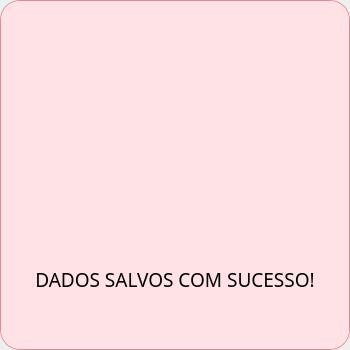
<?xml version="1.0" encoding="UTF-8"?>
<ui version="4.0">
 <class>Dialog</class>
 <widget class="QDialog" name="Dialog">
  <property name="geometry">
   <rect>
    <x>0</x>
    <y>0</y>
    <width>350</width>
    <height>350</height>
   </rect>
  </property>
  <property name="minimumSize">
   <size>
    <width>350</width>
    <height>350</height>
   </size>
  </property>
  <property name="maximumSize">
   <size>
    <width>350</width>
    <height>350</height>
   </size>
  </property>
  <property name="windowTitle">
   <string>Dialog</string>
  </property>
  <layout class="QHBoxLayout" name="horizontalLayout">
   <property name="spacing">
    <number>0</number>
   </property>
   <property name="leftMargin">
    <number>0</number>
   </property>
   <property name="topMargin">
    <number>0</number>
   </property>
   <property name="rightMargin">
    <number>0</number>
   </property>
   <property name="bottomMargin">
    <number>0</number>
   </property>
   <item>
    <widget class="QFrame" name="frame">
     <property name="minimumSize">
      <size>
       <width>350</width>
       <height>350</height>
      </size>
     </property>
     <property name="maximumSize">
      <size>
       <width>350</width>
       <height>350</height>
      </size>
     </property>
     <property name="styleSheet">
      <string notr="true">background-color: #FEE2E6; border-radius: 20px; border: 1px solid #E58893</string>
     </property>
     <property name="frameShape">
      <enum>QFrame::StyledPanel</enum>
     </property>
     <property name="frameShadow">
      <enum>QFrame::Raised</enum>
     </property>
     <layout class="QVBoxLayout" name="verticalLayout">
      <property name="spacing">
       <number>0</number>
      </property>
      <property name="leftMargin">
       <number>0</number>
      </property>
      <property name="topMargin">
       <number>0</number>
      </property>
      <property name="rightMargin">
       <number>0</number>
      </property>
      <property name="bottomMargin">
       <number>0</number>
      </property>
      <item>
       <widget class="QFrame" name="frame_3">
        <property name="font">
         <font>
          <family>Abel</family>
          <pointsize>14</pointsize>
         </font>
        </property>
        <property name="mouseTracking">
         <bool>true</bool>
        </property>
        <property name="styleSheet">
         <string notr="true">border:0px</string>
        </property>
        <property name="frameShape">
         <enum>QFrame::NoFrame</enum>
        </property>
        <property name="frameShadow">
         <enum>QFrame::Raised</enum>
        </property>
        <layout class="QVBoxLayout" name="verticalLayout_2" stretch="5,2">
         <property name="spacing">
          <number>0</number>
         </property>
         <property name="leftMargin">
          <number>0</number>
         </property>
         <property name="topMargin">
          <number>0</number>
         </property>
         <property name="rightMargin">
          <number>0</number>
         </property>
         <property name="bottomMargin">
          <number>0</number>
         </property>
         <item>
          <widget class="QFrame" name="frame_2">
           <property name="styleSheet">
            <string notr="true">border: none</string>
           </property>
           <property name="frameShape">
            <enum>QFrame::StyledPanel</enum>
           </property>
           <property name="frameShadow">
            <enum>QFrame::Raised</enum>
           </property>
           <layout class="QHBoxLayout" name="horizontalLayout_2">
            <property name="spacing">
             <number>0</number>
            </property>
            <property name="leftMargin">
             <number>0</number>
            </property>
            <property name="topMargin">
             <number>0</number>
            </property>
            <property name="rightMargin">
             <number>0</number>
            </property>
            <property name="bottomMargin">
             <number>0</number>
            </property>
            <item>
             <widget class="QLabel" name="label_imagem_salvo">
              <property name="minimumSize">
               <size>
                <width>150</width>
                <height>150</height>
               </size>
              </property>
              <property name="maximumSize">
               <size>
                <width>150</width>
                <height>150</height>
               </size>
              </property>
              <property name="text">
               <string/>
              </property>
              <property name="pixmap">
               <pixmap>../icons/salve-.png</pixmap>
              </property>
              <property name="scaledContents">
               <bool>true</bool>
              </property>
             </widget>
            </item>
           </layout>
          </widget>
         </item>
         <item>
          <widget class="QLabel" name="label_pop_up_dados_salvos">
           <property name="font">
            <font>
             <family>Abel</family>
             <pointsize>14</pointsize>
            </font>
           </property>
           <property name="styleSheet">
            <string notr="true"/>
           </property>
           <property name="frameShape">
            <enum>QFrame::NoFrame</enum>
           </property>
           <property name="text">
            <string>&lt;html&gt;&lt;head/&gt;&lt;body&gt;&lt;p align=&quot;center&quot;&gt;DADOS SALVOS COM SUCESSO!&lt;/p&gt;&lt;p &lt;/body&gt;&lt;/html&gt;</string>
           </property>
           <property name="alignment">
            <set>Qt::AlignCenter</set>
           </property>
           <property name="wordWrap">
            <bool>false</bool>
           </property>
          </widget>
         </item>
        </layout>
       </widget>
      </item>
     </layout>
    </widget>
   </item>
  </layout>
 </widget>
 <resources/>
 <connections/>
</ui>
